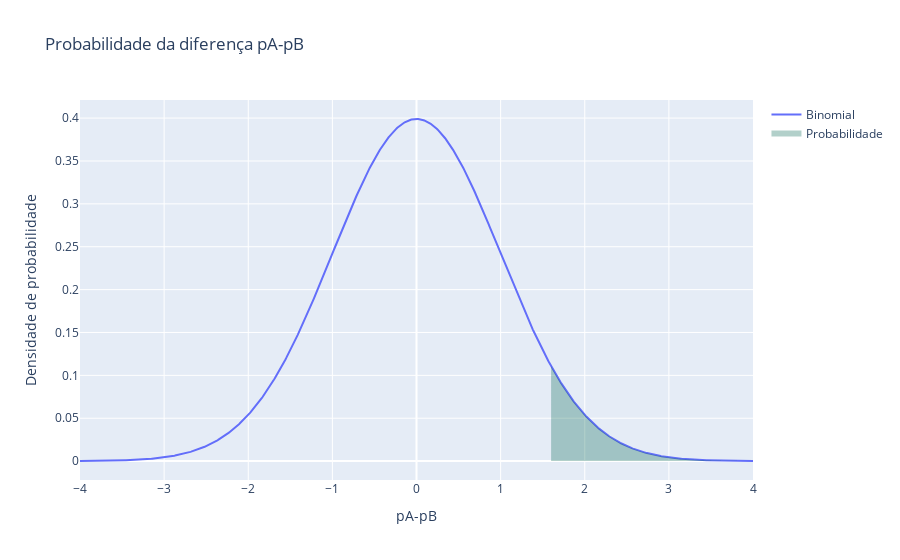

The notebook cell this image was saved under:
### Markdown cell above
## A estatística $z$, visualmente

O gráfico distingue as regiões separadas pelo **valor crítico $z = 1.6$**. Mas no nosso caso, o **estatística $z \approx 3.4$**.

### Code cell
pdf_diferença_pA_pB(1.6)

### Figure 1 — Plotly figure (JSON) as saved in the notebook; plotly's stock layout.template omitted (floating-point values rounded to 4 significant figures; data arrays with more than 128 entries replaced by an {"elided": "..."} marker saying what was removed)
{"data": [{"mode": "lines", "name": "Binomial", "type": "scatter", "x": {"elided": "1000 float values"}, "y": {"elided": "1000 float values"}}, {"fill": "tozeroy", "fillcolor": "rgba(0,100,80,0.3)", "mode": "none", "name": "Probabilidade", "type": "scatter", "x": {"elided": "1000 float values"}, "y": {"elided": "1000 float values"}}], "layout": {"autosize": true, "title": {"text": "Probabilidade da diferença pA-pB"}, "xaxis": {"autorange": true, "range": [-4, 4], "title": {"text": "pA-pB"}, "type": "linear"}, "yaxis": {"autorange": true, "range": [-0.02202, 0.4211], "title": {"text": "Densidade de probabilidade"}, "type": "linear"}}}
